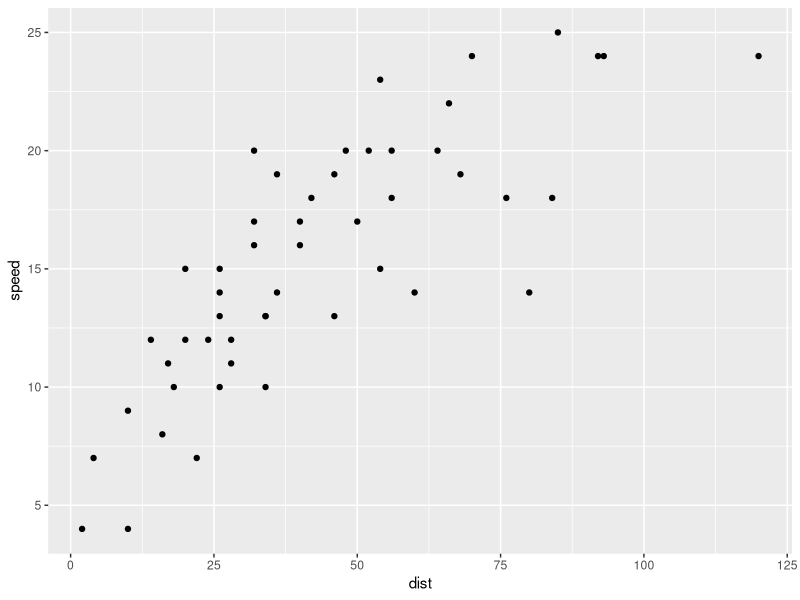
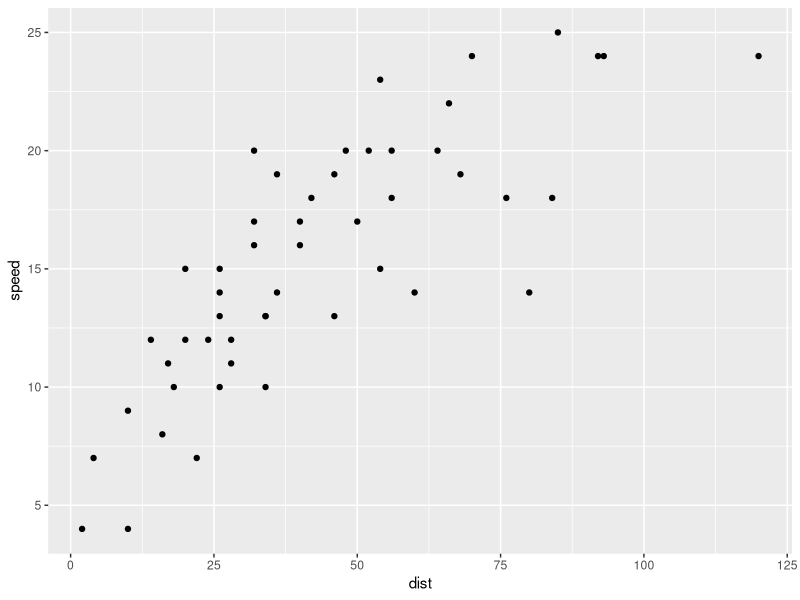
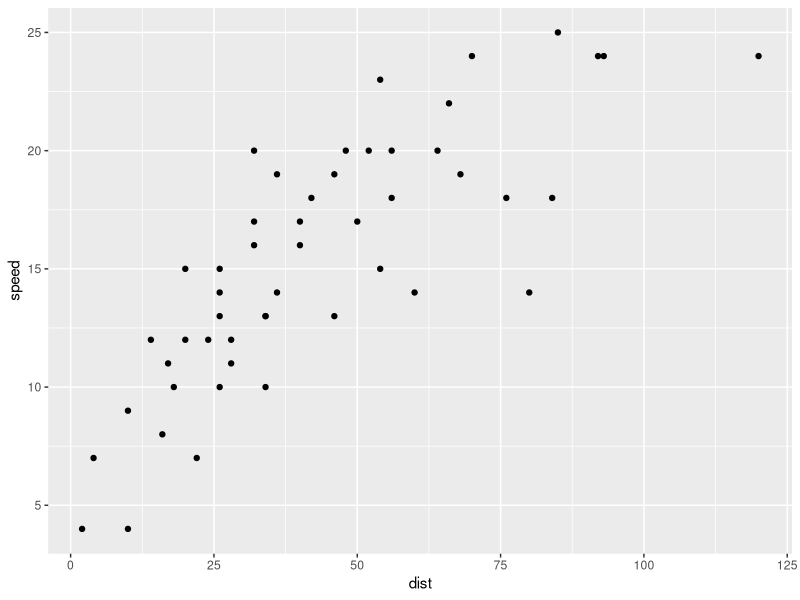
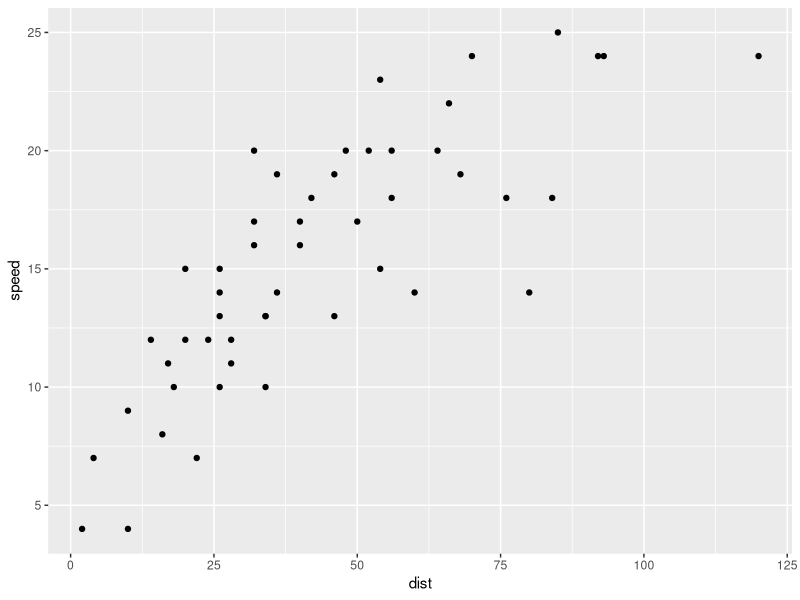
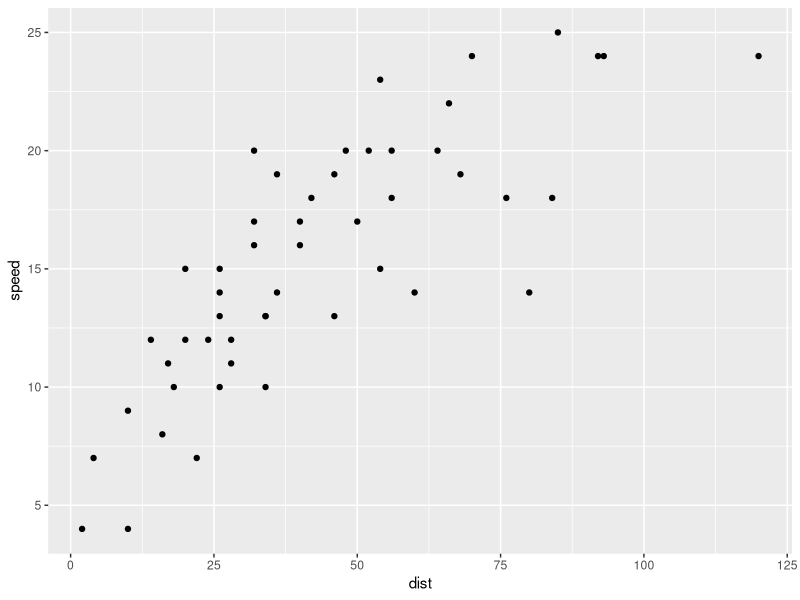
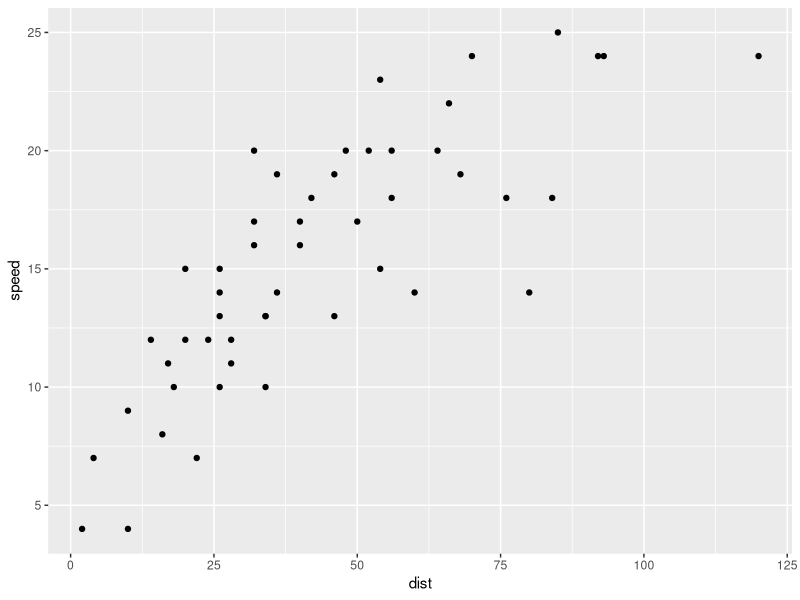
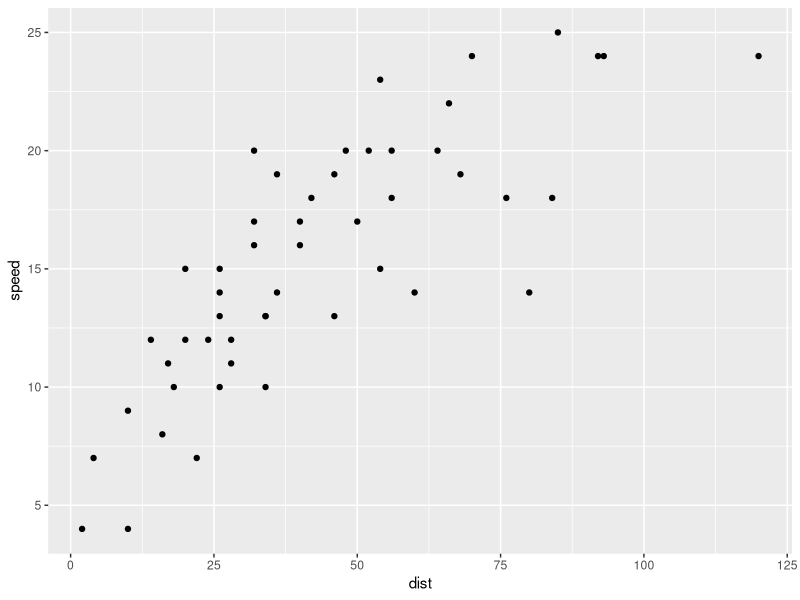

The R source for these figures, in order: (Note: this script raises an error after producing the figures.)
## ---- chunk 1
library(tidyverse)

knitr::opts_chunk$set(
  fig.path   ='figure/',
  fig.align  ='center',
  fig.retina = 2
)
## ---- chunk 2
cars
## ---- chunk 3
ggplot(cars, aes(dist, speed)) + 
  geom_point()
## ---- chunk 4
ggplot(cars, aes(dist, speed)) + 
  geom_point()
## ---- chunk 5
ggplot(cars, aes(dist, speed)) + 
  geom_point()
## ---- chunk 6
ggplot(cars, aes(dist, speed)) + 
  geom_point()
## ---- chunk 7
ggplot(cars, aes(dist, speed)) + 
  geom_point()
## ---- chunk 8
ggplot(cars, aes(dist, speed)) + 
  geom_point()
## ---- chunk 9
ggplot(cars, aes(dist, speed)) + 
  geom_point()
## ---- chunk 10
knitr::include_graphics("images/rlogo.svg")
